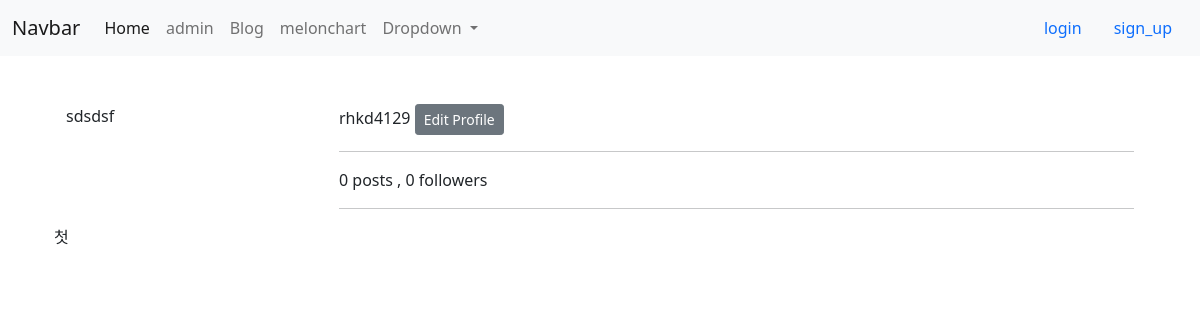
Before: /blog/rhkd4129/ with the older database file.
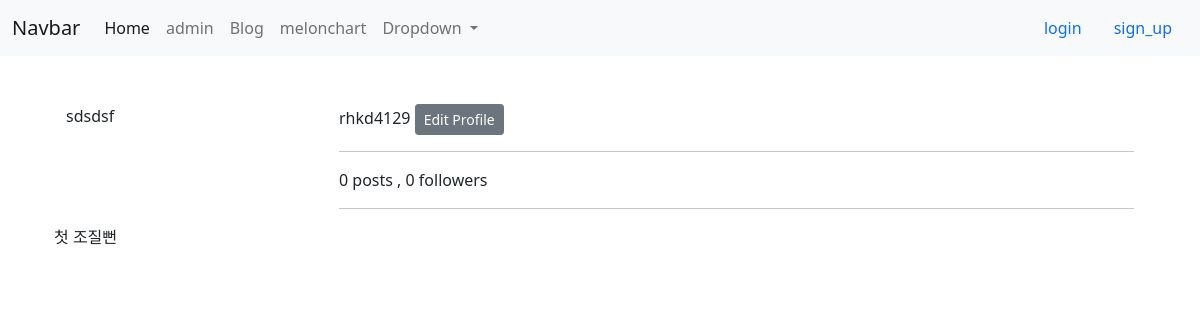
After: the same page with the newer database file.
### blog/models.py (models this page shows, shortened)
class Post(models.Model):
    class GenderChices(models.TextChoices):
        MALE = "M","Male"   #DB에저장되는 값 ,실제 사용할 값
        FEMALE = "F","Female"
    author = models.ForeignKey(settings.AUTH_USER_MODEL,on_delete=models.CASCADE) # 추천!
    title = models.CharField(max_length=20)
    photo = models.ImageField(blank = True, upload_to = 'blog/post/%Y/%m/%d')
    content = models.TextField()
    gender = models.CharField(max_length=1,blank=True,choices=GenderChices.choices)#,default=GenderChices.MALE
    is_public = models.BooleanField(default = False,verbose_name= '공개여부')
    created_at = models.DateTimeField(auto_now_add=True)
    updated_at = models.DateTimeField(auto_now=True)

### blog/views/post_views.py (the view)
# urls.py: path('<username>/',post_views.UserPage,name='user_page'),
def UserPage(request,username):
    page_user = get_object_or_404(get_user_model(),username = username)
    post_list = Post.objects.filter(author = page_user)
    return render(request,"blog/user_page.html",{'page_user':page_user,'post_list':post_list})

### blog/templates/blog/user_page.html (shortened to what this page needs)
{% extends 'blog/layout.html' %}
{% block content %}
<div class="container">
    <div class="row pt-5">
        <div class="col-sm-3">
                sdsdsf
        </div>
        <div class="col-sm-9">
                {{page_user.username}}
                <a class="btn btn-secondary btn-sm"  href="{% url 'accounts:profile_edit' %}">Edit Profile</a>
                <hr>
                0 posts , 0 followers
                <hr>
        </div>
        <div class="row sm-3">
            {% if post_list %}
                {% for post in post_list %}
                    {{post.title}}
                {% endfor %}
            {% endif %}
        </div>
    </div>
</div>
{% endblock content %}

Changed rows visible on the page:
added Post: title "조질뻔"
